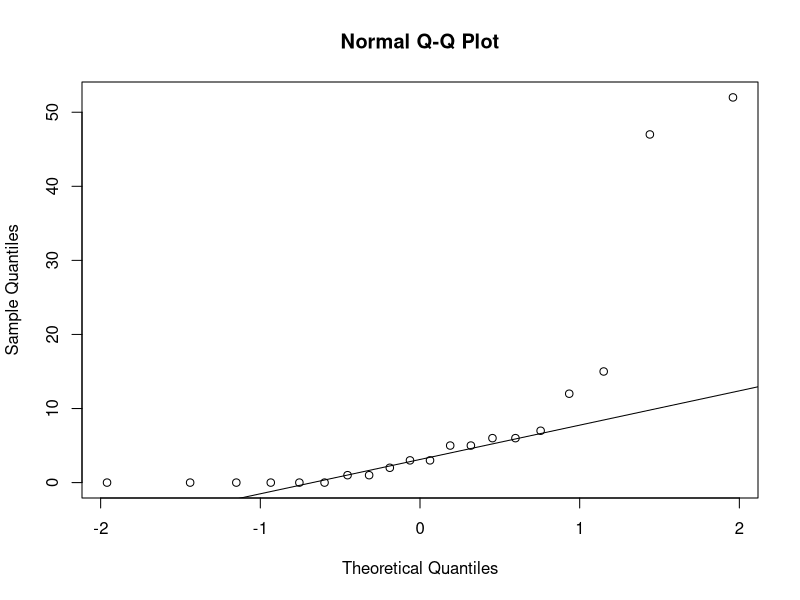

Write the R code that produced this figure. (Note: this script raises an error after producing the figure.)
library(tidyverse)
library(readxl)

df <- read_excel("data/Pollen data.xlsx")

Pollen_data <- df %>%
  mutate(
    Tree = substring(Sample, 0, 3),   # Create column for tree number
    Frame = substring(Sample, 5, 5),   # Create column for frame number
    Treatment_full = substring(Sample, 7, 8), # Create column for treatment type with number
    Treatment = substring(Sample, 7, 7), # Create column for treatment type 
    Malformation_rate = (Num_malform/600),
    Tetrad_rate = Tetrad/600,
    Tet_to_malf_rate = Tetrad/Num_malform
  )


c_tetrad <- Pollen_data %>% #Data from control
  filter(Treatment == 'C')

t_data <- Pollen_data %>% #Data from UV-B treatment        
  filter(Treatment == 'T') 

wo_outlier <- Pollen_data %>%
  filter(Num_malform < 50 & Tetrad < 60) #Removing the largest outliers
view(wo_outlier)



###
#Checking if normally distributed

qqnorm(t_data$Tetrad)
qqline(t_data$Tetrad)

qqnorm(c_data$Tetrad)
qqline(c_data$Tetrad)

qqnorm(t_data$Num_malform)
qqline(t_data$Num_malform)

qqnorm(c_data$Num_malform)
qqline(c_data$Num_malform)

### 
#Scatterplots

ggplot(Pollen_data, aes(Tetrad, Num_malform,)) +   #Both control and UV-B treatment in one
  geom_point(aes(shape = Treatment)) +
  geom_abline() 

ggplot(Pollen_data, aes(Tetrad, Num_malform,)) +   #Facet wrap of control and UV-B treatment
  geom_point(aes(shape = Treatment)) +
  geom_abline() +
  facet_wrap(~ Treatment, nrow=1)

ggplot(Pollen_data, aes(Num_malform, Tetrad)) +
  geom_point() +
  geom_abline() +
  facet_wrap(~ Tree, nrow = 2)


  
###
#Boxplots

ggplot(Pollen_data ,aes(Treatment, Tetrad, group = Treatment)) +#Comparison of tetrads
  geom_boxplot() +
  stat_compare_means()

ggplot(Pollen_data ,aes(Treatment, Num_malform, group = Treatment)) +  #Comparison of malformations
  geom_boxplot() +

ggplot(Pollen_data ,aes(Frame, Num_malform, group = Frame)) + # Comparison between frames with regards to number of malformations
  geom_boxplot() 

ggplot(Pollen_data ,aes(Frame, Tetrad, group = Frame)) + # Comparison of frames in regards to tetrads
  geom_boxplot() 

ggplot(Pollen_data, aes(Treatment, Tet_to_malf_rate, group = Treatment)) + #Comparison of the rate of tetrads to malformations
  geom_boxplot()
 
###
# Correlation tests
  
cor.test(Pollen_data$Num_malform, Pollen_data$Tetrad, #All data
           alternative = "greater", 
           method = "kendall")

cor.test(t_data$Num_malform, t_data$Tetrad, #Only control data
         alternative = "greater",
         method = "kendall")

cor.test(c_data$Num_malform, c_data$Tetrad, # Only treatment data
         alternative = "greater", 
         method = "kendall")



